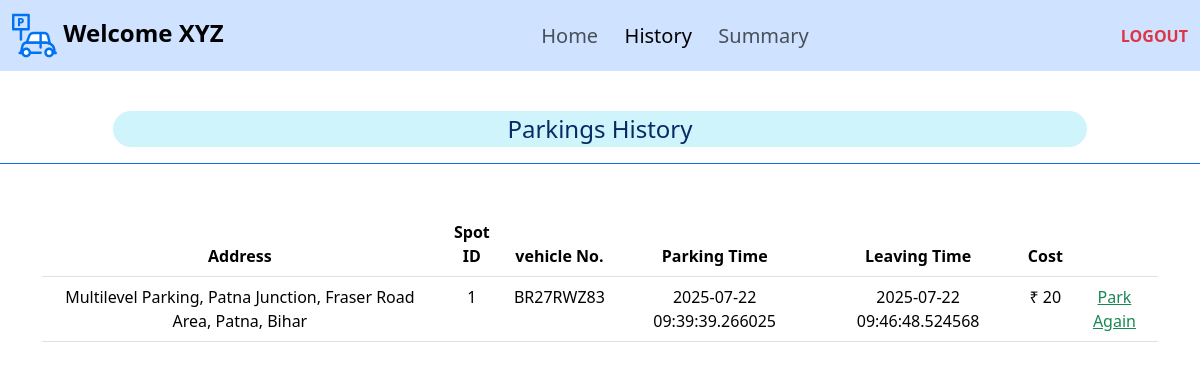
The page /user_history (signed in) on the database as committed earlier.
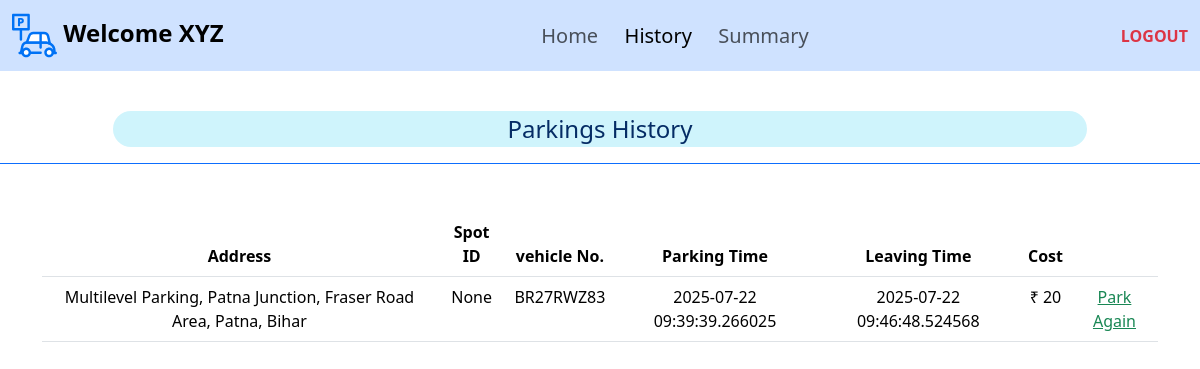
The same page on the database as committed later.
### application/models.py (models this page shows)
class Booking(db.Model):
    id = db.Column(db.Integer(), primary_key=True, autoincrement=True)
    user_id = db.Column(db.Integer(), db.ForeignKey('user.id'), nullable=False)
    lot_id = db.Column(db.Integer(), db.ForeignKey('parking_lot.id'), nullable=True)
    spot_id = db.Column(db.Integer(), db.ForeignKey('parking_spot.id'), nullable=True)
    parking = db.Column(db.DateTime(), nullable=False)
    leaving = db.Column(db.DateTime(), nullable=True)
    vehicle_no = db.Column(db.String(), nullable=False)
    cost = db.Column(db.Integer(), nullable= True)
    price = db.Column(db.Integer(),nullable=False)

### application/controllers.py (the view)
@app.route("/user_history", methods=["GET","POST"])
def user_history():
    if 'user' not in session:
        return redirect(url_for('login'))
    u=User.query.get(session['user'])
    if u.is_admin:
        return redirect(url_for('admin'))
    bookings=list(reversed(u.bookings))
    lt={l.id:l for l in Parking_lot.query.all()}
    return render_template("user_history.html", bookings=bookings, lt=lt, user=u)

### templates/user_history.html (shortened to what this page needs)
{% extends 'template.jinja' %}
{% block body %}
<nav class="navbar navbar-expand-lg bg-primary-subtle">
    <div class="container-fluid">
        <a class="navbar-brand fs-4" href="/"><img src="/static/parking.svg" width="45" height="45"
                alt="ParkHere"><strong>&nbsp;Welcome {{user.username}}</strong></a>
        <div class="collapse navbar-collapse " id="navbarText">
            <ul class="navbar-nav m-auto mb-2 mb-lg-0">
                <li class="nav-item">
                    <a class="nav-link fs-5 " aria-current="page" href="/user">Home&nbsp;&nbsp;</a>
                </li>
                <li class="nav-item">
                    <a class="nav-link fs-5 active" aria-current="page" href="/user_history">History&nbsp;&nbsp;</a>
                </li>
                <li class="nav-item">
                    <a class="nav-link fs-5" aria-current="page" href="/summary">Summary&nbsp;&nbsp;</a>
                </li>
            </ul>
            <span class="navbar-text">
                <a class="link-danger link-underline-opacity-0" href="/logout"><b>LOGOUT</b></a>
            </span>
        </div>
    </div>
</nav>
<br>
<div class="container-fluid mb-5">
    <div class="row border-bottom border-primary justify-content-center p-3 mb-5">
        <div class="col-10 bg-info-subtle rounded-pill text-primary-emphasis text-center fs-4">
            Parkings&nbsp;History
        </div>
    </div>
</div>
<div class="container mb-5">
    <table class="table text-center">
        <thead>
            <th>Address</th>
            <th>Spot ID</th>
            <th>vehicle No.</th>
            <th>Parking Time</th>
            <th>Leaving Time</th>
            <th>Cost</th>
            <th></th>
        </thead>
        <tbody>
            {% for b in bookings%}
            <tr>
                {% if b.lot_id%}
                <td>{{lt[b.lot_id].address}}</td>
                <td>{{b.spot_id}}</td>
                {%else%}
                <td>Deleted</td>
                <td>Deleted</td>
                {%endif%}
                <td>{{b.vehicle_no}}</td>
                <td>{{b.parking}}</td>
                <td>{{b.leaving}}</td>
                <td>₹ {{b.cost}}</td>
                {% if b.leaving %}
                <td>
                    {%if b.lot_id%}
                    <a class="text-success" href="/book/{{b.lot_id}}">Park Again</a>
                    {%else%}
                    <a class="text-success" href="/">Parked Out</a>
                    {%endif%}
                </td>
                {%else%}
                <td><b><a class="link-danger link-underline-opacity-0" href="/release/{{b.id}}">Release</a></b></td>
                {% endif %}
            </tr>
            {% endfor %}
        </tbody>
    </table>
</div>
<br><br>
{% endblock %}

Rows that differ between the two databases and show on the page:
changed Booking "BR27RWZ83": spot_id "1" → "None"
